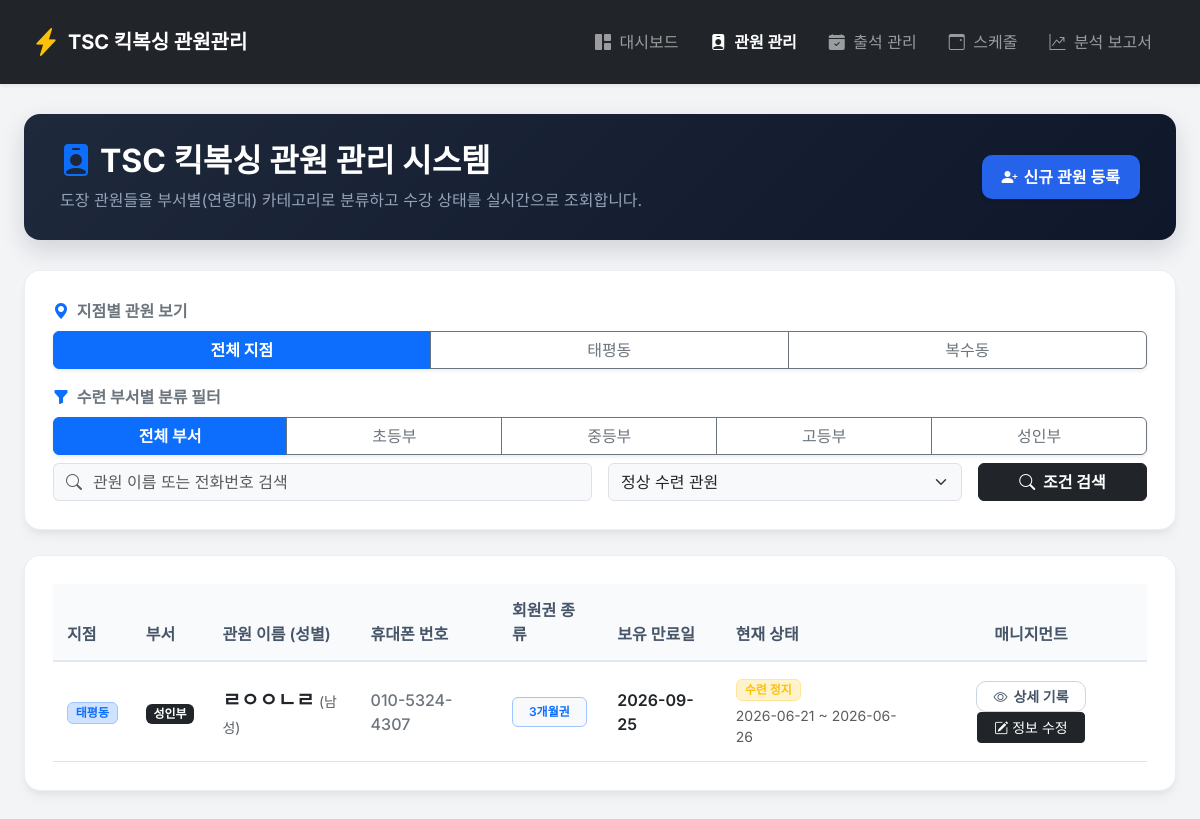
/members, run on the app's committed database.
### tables this page shows
CREATE TABLE members (
            id INTEGER PRIMARY KEY AUTOINCREMENT,
            name TEXT NOT NULL,
            phone TEXT,
            parent_phone TEXT,
            birth_date TEXT,
            gender TEXT,
            branch TEXT DEFAULT '태평동',
            registration_date TEXT NOT NULL,
            membership_type INTEGER NOT NULL,
            membership_start_date TEXT,
            expiry_date TEXT NOT NULL,
            status TEXT DEFAULT 'active',
            memo TEXT,
            created_at TIMESTAMP DEFAULT CURRENT_TIMESTAMP,
            updated_at TIMESTAMP DEFAULT CURRENT_TIMESTAMP
        , suspension_start_date TEXT, suspension_end_date TEXT);

### app.py (the view)
@app.route('/members')
def members():
    status = request.args.get('status', 'active')
    search_query = request.args.get('search', '').strip() or None
    branch = request.args.get('branch', 'all')
    branch_filter = branch if branch in BRANCHES else None
    if status in ['active', 'suspended', 'inactive']:
        all_members = get_members_by_status(status, search_query, branch_filter)
    else:
        all_members = get_all_members(search_query, branch_filter)
    today_date = datetime.now().strftime('%Y-%m-%d')
    return render_template('members.html',
                           members=all_members,
                           member_count=len(all_members),
                           today_date=today_date,
                           current_status=status,
                           search_query=search_query or '',
                           current_branch=branch_filter or 'all',
                           branches=BRANCHES)

### database.py (called while the page is built)
def get_db_connection():
    if USE_POSTGRES:
        return PostgresConnection(psycopg2.connect(DATABASE_URL, sslmode='require'))
    conn = sqlite3.connect(DATABASE_PATH)
    conn.row_factory = sqlite3.Row
    return conn

### templates/members.html (shortened to what this page needs)
{% extends 'base.html' %}
{% block content %}
<div class="page-header d-flex justify-content-between align-items-center flex-wrap gap-3">
    <div>
        <h2 class="fw-bold m-0 d-flex align-items-center gap-2">
            <i class="bi bi-person-badge-fill text-primary"></i> TSC 킥복싱 관원 관리 시스템
        </h2>
        <p class="m-0 mt-2 fs-6">도장 관원들을 부서별(연령대) 카테고리로 분류하고 수강 상태를 실시간으로 조회합니다.</p>
    </div>
    <div>
        <a href="/members/add" class="btn btn-premium-primary shadow-sm"><i class="bi bi-person-plus-fill"></i> 신규 관원 등록</a>
    </div>
</div>
<div class="premium-card">
    <div class="row g-3 flex-column">
        <div class="col-12">
            <label class="form-label fw-bold text-secondary mb-2"><i class="bi bi-geo-alt-fill text-primary me-1"></i> 지점별 관원 보기</label>
            <div class="btn-group w-100 shadow-sm" role="group">
                <a href="{{ url_for('members', branch='all', status=current_status, search=search_query) }}" class="btn {% if current_branch == 'all' %}btn-primary fw-bold text-white{% else %}btn-outline-secondary{% endif %}">전체 지점</a>
                {% for branch in branches %}
                <a href="{{ url_for('members', branch=branch, status=current_status, search=search_query) }}" class="btn {% if current_branch == branch %}btn-primary fw-bold text-white{% else %}btn-outline-secondary{% endif %}">{{ branch }}</a>
                {% endfor %}
            </div>
        </div>
        <div class="col-12">
            <label class="form-label fw-bold text-secondary mb-2"><i class="bi bi-funnel-fill text-primary me-1"></i> 수련 부서별 분류 필터</label>
            <div class="btn-group w-100 shadow-sm" role="group">
                <button type="button" onclick="filterDivision('all')" class="btn btn-primary fw-bold text-white div-btn" id="btn-all">전체 부서</button>
                <button type="button" onclick="filterDivision('초등부')" class="btn btn-outline-secondary div-btn" id="btn-초등부">초등부</button>
                <button type="button" onclick="filterDivision('중등부')" class="btn btn-outline-secondary div-btn" id="btn-중등부">중등부</button>
                <button type="button" onclick="filterDivision('고등부')" class="btn btn-outline-secondary div-btn" id="btn-고등부">고등부</button>
                <button type="button" onclick="filterDivision('성인부')" class="btn btn-outline-secondary div-btn" id="btn-성인부">성인부</button>
            </div>
        </div>
        <div class="col-12 mt-2">
            <form method="GET" action="/members" class="row g-3 align-items-center">
                <div class="col-lg-6">
                    <div class="input-group">
                        <span class="input-group-text bg-light border-end-0 text-muted"><i class="bi bi-search"></i></span>
                        <input type="text" name="search" class="form-control bg-light border-start-0 ps-0" placeholder="관원 이름 또는 전화번호 검색" value="{{ search_query or '' }}">
                    </div>
                </div>
                <div class="col-lg-4">
                    <select name="status" class="form-select bg-light">
                        <option value="active" {% if current_status == 'active' %}selected{% endif %}>정상 수련 관원</option>
                    </select>
                </div>
                <div class="col-lg-2">
                    <button type="submit" class="btn btn-dark w-100 fw-bold"><i class="bi bi-search me-1"></i> 조건 검색</button>
                </div>
            </form>
        </div>
    </div>
</div>
<div class="premium-card">
    <div class="table-responsive">
        <table class="table premium-table table-hover align-middle text-center">
            <thead>
                <tr class="text-start">
                    <th>지점</th>
                    <th>부서</th>
                    <th>관원 이름 (성별)</th>
                    <th>휴대폰 번호</th>
                    <th>회원권 종류</th>
                    <th>보유 만료일</th>
                    <th>현재 상태</th>
                    <th class="text-center">매니지먼트</th>
                </tr>
            </thead>
            <tbody>
                {% for m in members %}
                <tr class="text-start member-row" data-memo="{{ m.memo or '' }}" data-division="">
                    <td>
                        <span class="badge bg-primary-subtle text-primary border border-primary-subtle fw-bold px-2.5 py-1.5">{{ m.branch or '태평동' }}</span>
                    </td>
                    <td>
                        <span class="badge div-badge fw-bold px-2.5 py-1.5 bg-secondary text-white">분석중</span>
                    </td>
                    <td>
                        <span class="fw-bold fs-5 text-dark">{{ m.name }}</span>
                        <span class="text-muted small">({{ '남성' if m.gender == 'M' else '여성' }})</span>
                    </td>
                    <td class="text-secondary fw-medium">{{ m.phone }}</td>
                    <td>
                        <span class="badge bg-light text-primary border border-primary-subtle px-3 py-2 fw-semibold">
                            {{ m.membership_type }}개월권
                        </span>
                    </td>
                    <td><span class="fw-semibold text-dark">{{ m.expiry_date }}</span></td>
                    <td>
                        {% if m.status == 'active' %}
                        <span class="badge bg-success-subtle text-success border border-success-subtle px-2 py-1">정상 수련</span>
                        {% elif m.status == 'suspended' %}
                        <span class="badge bg-warning-subtle text-warning border border-warning-subtle px-2 py-1">수련 정지</span>
                        {% if m.suspension_start_date and m.suspension_end_date %}
                        <br><small class="text-muted d-block mt-1">{{ m.suspension_start_date }} ~ {{ m.suspension_end_date }}</small>
                        {% endif %}
                        {% else %}
                        <span class="badge bg-danger-subtle text-danger border border-danger-subtle px-2 py-1">기간 만료</span>
                        {% endif %}
                    </td>
                    <td class="text-center">
                        <a href="/members/{{ m.id }}" class="btn btn-sm btn-premium-outline py-1 px-3"><i class="bi bi-eye"></i> 상세 기록</a>
                        <a href="/members/{{ m.id }}/edit" class="btn btn-sm btn-dark py-1 px-3 text-white"><i class="bi bi-pencil-square"></i> 정보 수정</a>
                    </td>
                </tr>
                {% else %}
                <tr>
                    <td colspan="8" class="text-center py-5 text-muted">등록된 관원이 없습니다.</td>
                </tr>
                {% endfor %}
            </tbody>
        </table>
    </div>
</div>
{% endblock %}

### templates/base.html (style rules this page uses)
body { background-color: #f3f4f6; font-family: 'Inter', 'Noto Sans KR', sans-serif; color: #1f2937; margin: 0; padding: 0; }
.page-header { background: linear-gradient(135deg, #1e293b 0%, #0f172a 100%); border-radius: 16px; padding: 28px 36px; color: #ffffff; box-shadow: 0 10px 25px rgba(15, 23, 42, 0.15); margin-bottom: 30px; }
.page-header p { color: #94a3b8; }
.premium-card { background: #ffffff; border-radius: 16px; box-shadow: 0 4px 6px -1px rgba(0, 0, 0, 0.05), 0 10px 15px -3px rgba(0, 0, 0, 0.03); border: 1px solid rgba(229, 231, 235, 0.7); padding: 28px; margin-bottom: 25px; }
.btn-premium-primary { background-color: #2563eb; color: white; border: none; padding: 10px 20px; border-radius: 10px; font-weight: 600; transition: all 0.2s; text-decoration: none; display: inline-flex; align-items: center; gap: 6px; }
.btn-premium-outline { background-color: #ffffff; color: #475569; border: 1px solid #cbd5e1; padding: 10px 20px; border-radius: 10px; font-weight: 600; transition: all 0.2s; text-decoration: none; display: inline-flex; align-items: center; gap: 6px; }
.premium-table { margin-bottom: 0; }
.premium-table th { background-color: #f8fafc !important; color: #475569 !important; font-weight: 600; padding: 14px; border-bottom: 2px solid #e2e8f0; }
.premium-table td { padding: 14px; vertical-align: middle; }

### data on the page
members: branch "태평동", name "ㄹㅇㅇㄴㄹ", gender "남성", phone "010-5324-4307", membership_type "3", expiry_date "2026-09-25", suspension_start_date "2026-06-21", suspension_end_date "2026-06-26"

### other printed values
{{ branch }} "태평동" "복수동"
